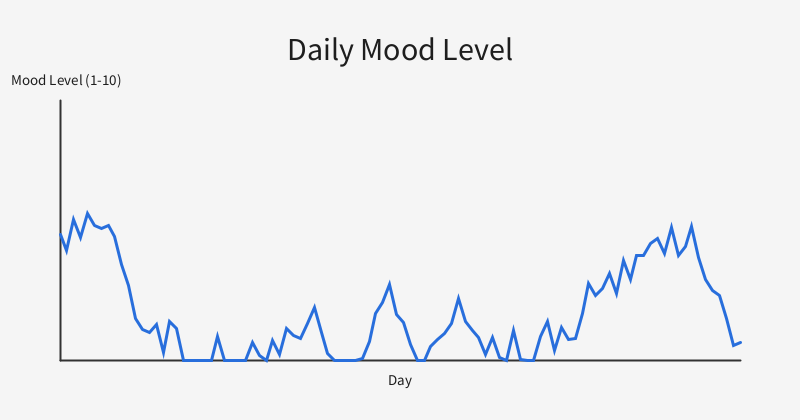
Frame 1 (no input)
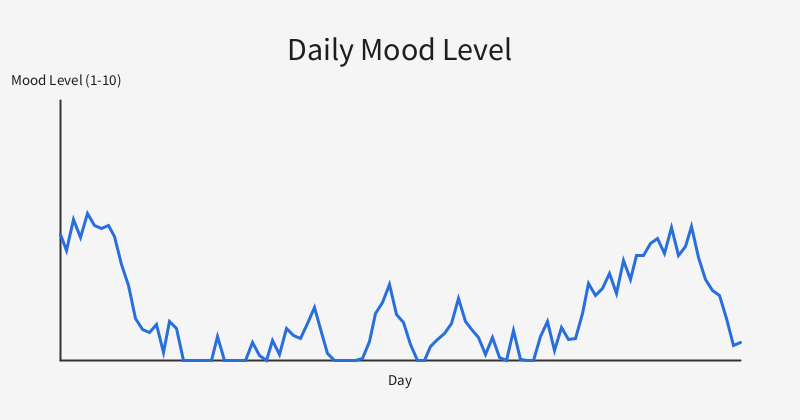
Frame 2 (the mouse pressed at the canvas centre, redrawn once)

The Processing sketch that drew these frames (run headless with seeded random() and noise(); the mouse was pressed at the canvas centre and the sketch redrawn once):

// Processing sketch: DailyMoodLevel
// ── DailyMoodLevel.pde
int totalDays = 100;
float[] dataPoints = new float[totalDays];

int graphTop = 100;
int graphBottom = 360;
int graphLeft = 60;
int graphRight = 740;

void setup() {
  size(800, 420);
  
  float currentMood = 5.0; 
  for (int i = 0; i < totalDays; i++) {
    currentMood += random(-1.2, 1.2);
    
    if (currentMood > 10) currentMood = 10;
    if (currentMood < 1) currentMood = 1;
    
    dataPoints[i] = currentMood;
  }
}

void draw() {
  background(245); 
  
  fill(30);
  textSize(32);
  textAlign(CENTER);
  text("Daily Mood Level", width/2, 60);
  
  textSize(15);
  text("Day", width/2, 385);
  
  textSize(15);
  text("Mood Level (1-10)", width/12, 85);
  
  stroke(50);
  strokeWeight(2);
  line(graphLeft, graphBottom, graphRight, graphBottom); 
  line(graphLeft, graphTop, graphLeft, graphBottom);     
  
  stroke(40, 110, 220); 
  strokeWeight(3);
  noFill();
  
  beginShape();
  for (int i = 0; i < totalDays; i++) {
    float xPixel = map(i, 0, totalDays - 1, graphLeft, graphRight);
    float yPixel = map(dataPoints[i], 1, 10, graphBottom, graphTop);
    vertex(xPixel, yPixel);
  }
  endShape();
  
  noLoop(); 
}
